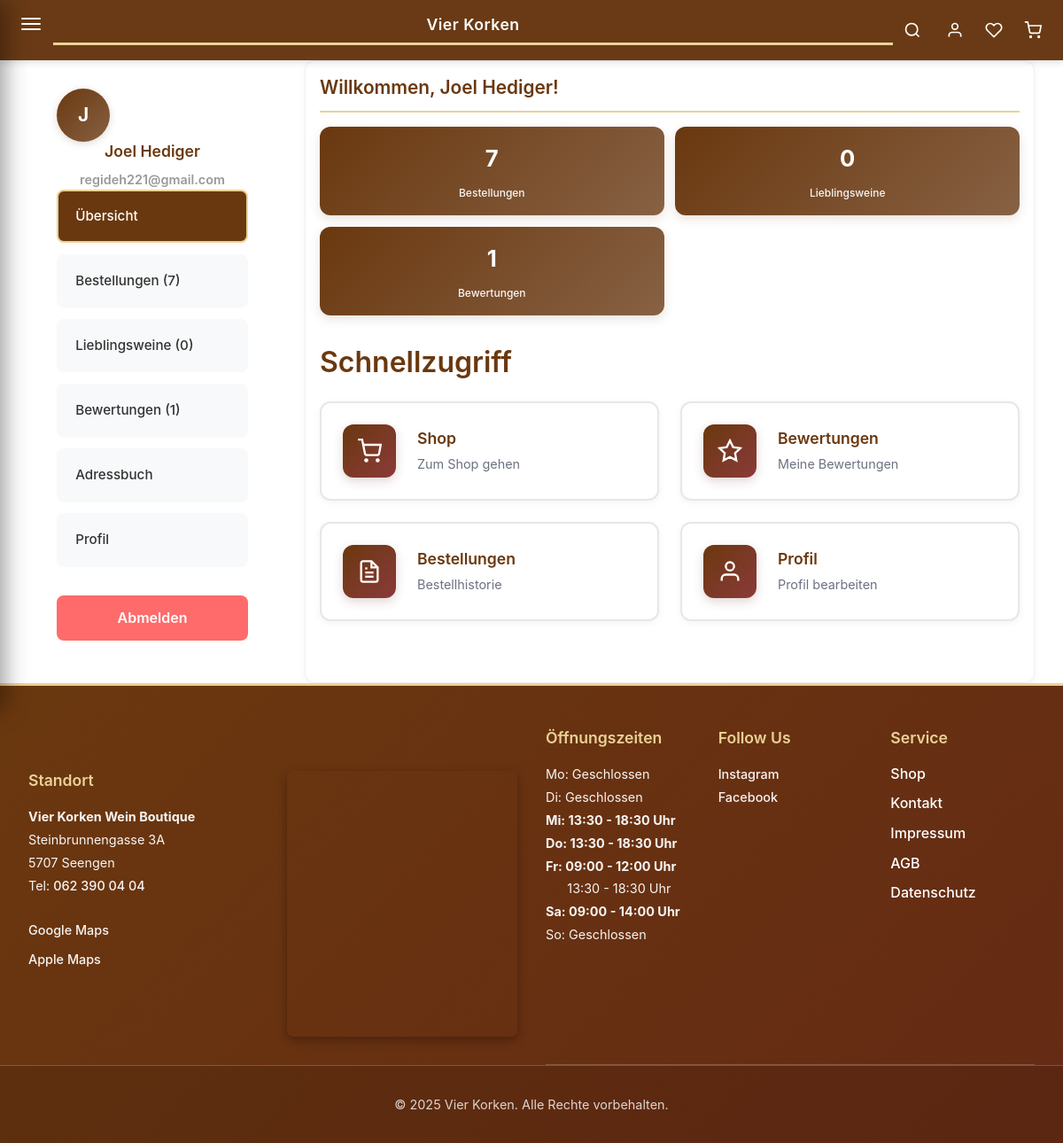
The page /?page=user-portal (signed in) on the database its author committed.
### tables this page shows
CREATE TABLE `theme_settings` (
  `id` int(11) NOT NULL,
  `setting_key` varchar(50) NOT NULL,
  `setting_value` text DEFAULT NULL,
  `setting_type` varchar(20) DEFAULT NULL,
  `label` varchar(100) DEFAULT NULL,
  `category` varchar(50) DEFAULT NULL,
  `created_at` timestamp NULL DEFAULT current_timestamp(),
  `updated_at` timestamp NULL DEFAULT current_timestamp() ON UPDATE current_timestamp()
);

CREATE TABLE `users` (
  `id` int(11) NOT NULL,
  `email` varchar(255) NOT NULL,
  `password` varchar(255) NOT NULL,
  `first_name` varchar(100) DEFAULT NULL,
  `last_name` varchar(100) DEFAULT NULL,
  `phone` varchar(20) DEFAULT NULL,
  `address` varchar(255) DEFAULT NULL,
  `city` varchar(100) DEFAULT NULL,
  `postal_code` varchar(10) DEFAULT NULL,
  `country` varchar(100) DEFAULT NULL,
  `created_at` timestamp NULL DEFAULT current_timestamp(),
  `updated_at` timestamp NULL DEFAULT current_timestamp() ON UPDATE current_timestamp()
);

### includes/functions.php (called while the page is built, shortened)
<?php
function safe_output($text) {
    return htmlspecialchars($text, ENT_QUOTES, 'UTF-8');
}
function get_theme_color($key, $default = '') {
    global $db;
    $stmt = $db->prepare("SELECT setting_value FROM theme_settings WHERE setting_key = ?");
    $stmt->bind_param("s", $key);
    $stmt->execute();
    $result = $stmt->get_result();
    if ($result && $row = $result->fetch_assoc()) {
        return $row['setting_value'];
    }
    return $default;
}
?>

### pages/user-portal.php (the view, shortened to what this page needs)
<?php
$user_id = $_SESSION['user_id'];
$tab = $_GET['tab'] ?? 'overview';
$user = $db->query("SELECT * FROM users WHERE id = $user_id")->fetch_assoc();
$favorites_count = $db->query("SELECT COUNT(*) as c FROM user_favorites WHERE user_id = $user_id")->fetch_assoc()['c'];
$orders_count = $db->query("SELECT COUNT(*) as c FROM orders WHERE user_id = $user_id")->fetch_assoc()['c'];
$ratings_count = $db->query("SELECT COUNT(*) as c FROM wine_ratings WHERE user_id = $user_id")->fetch_assoc()['c'];
?>
<link rel="stylesheet" href="assets/css/user-portal-extended.css?v=<?php echo time(); ?>">
<div class="user-portal-container">
    <aside class="portal-sidebar">
        <div class="portal-user-header">
            <div class="user-avatar"><?php echo strtoupper(substr($user['first_name'], 0, 1)); ?></div>
            <div>
                <h3><?php echo safe_output($user['first_name']); ?></h3>
                <p><?php echo safe_output($user['email']); ?></p>
            </div>
        </div>
        <nav class="portal-nav">
            <a href="?page=user-portal&tab=overview" class="<?php echo $tab === 'overview' ? 'active' : ''; ?>">Übersicht</a>
            <a href="?page=user-portal&tab=orders" class="<?php echo $tab === 'orders' ? 'active' : ''; ?>">Bestellungen (<?php echo $orders_count; ?>)</a>
            <a href="?page=user-portal&tab=favorites" class="<?php echo $tab === 'favorites' ? 'active' : ''; ?>">Lieblingsweine (<?php echo $favorites_count; ?>)</a>
            <a href="?page=user-portal&tab=ratings" class="<?php echo $tab === 'ratings' ? 'active' : ''; ?>">Bewertungen (<?php echo $ratings_count; ?>)</a>
            <a href="?page=user-portal&tab=addresses" class="<?php echo $tab === 'addresses' ? 'active' : ''; ?>">Adressbuch</a>
            <a href="?page=user-portal&tab=profile" class="<?php echo $tab === 'profile' ? 'active' : ''; ?>">Profil</a>
        </nav>
        <a href="?logout=1" class="btn-logout">Abmelden</a>
    </aside>
    <main class="portal-content">
        <?php if ($tab === 'overview'): ?>
            <h1>Willkommen, <?php echo safe_output($user['first_name']); ?>!</h1>
            <div class="stats-grid">
                <div class="stat-card">
                    <div class="stat-number"><?php echo $orders_count; ?></div>
                    <div class="stat-label">Bestellungen</div>
                </div>
                <div class="stat-card">
                    <div class="stat-number"><?php echo $favorites_count; ?></div>
                    <div class="stat-label">Lieblingsweine</div>
                </div>
                <div class="stat-card">
                    <div class="stat-number"><?php echo $ratings_count; ?></div>
                    <div class="stat-label">Bewertungen</div>
                </div>
            </div>
            <div class="quick-links-modern">
                <h2>Schnellzugriff</h2>
                <div class="quick-links-grid">
                    <a href="?page=shop" class="quick-link-card">
                        <div class="quick-link-icon">
                            <svg width="24" height="24" viewBox="0 0 24 24" fill="none" stroke="currentColor" stroke-width="2">
                                <circle cx="9" cy="21" r="1"></circle>
                                <circle cx="20" cy="21" r="1"></circle>
                                <path d="M1 1h4l2.68 13.39a2 2 0 0 0 2 1.61h9.72a2 2 0 0 0 2-1.61L23 6H6"></path>
                            </svg>
                        </div>
                        <div class="quick-link-text">
                            <h4>Shop</h4>
                            <p>Zum Shop gehen</p>
                        </div>
                    </a>
                    <a href="?page=user-portal&tab=ratings" class="quick-link-card">
                        <div class="quick-link-icon">
                            <svg width="24" height="24" viewBox="0 0 24 24" fill="none" stroke="currentColor" stroke-width="2">
                                <polygon points="12 2 15.09 8.26 22 9.27 17 14.14 18.18 21.02 12 17.77 5.82 21.02 7 14.14 2 9.27 8.91 8.26 12 2"></polygon>
                            </svg>
                        </div>
                        <div class="quick-link-text">
                            <h4>Bewertungen</h4>
                            <p>Meine Bewertungen</p>
                        </div>
                    </a>
                    <a href="?page=user-portal&tab=orders" class="quick-link-card">
                        <div class="quick-link-icon">
                        </div>
                        <div class="quick-link-text">
                            <h4>Bestellungen</h4>
                            <p>Bestellhistorie</p>
                        </div>
                    </a>
                    <a href="?page=user-portal&tab=profile" class="quick-link-card">
                        <div class="quick-link-icon">
                            <svg width="24" height="24" viewBox="0 0 24 24" fill="none" stroke="currentColor" stroke-width="2">
                                <path d="M20 21v-2a4 4 0 0 0-4-4H8a4 4 0 0 0-4 4v2"></path>
                                <circle cx="12" cy="7" r="4"></circle>
                            </svg>
                        </div>
                        <div class="quick-link-text">
                            <h4>Profil</h4>
                            <p>Profil bearbeiten</p>
                        </div>
                    </a>
                </div>
            </div>
        <?php elseif ($tab === 'orders'): ?>
            <h1>Meine Bestellungen</h1>
            <div id="orders-container" class="loading">Laden...</div>
        <?php elseif ($tab === 'favorites'): ?>
            <h1>Meine Lieblingsweine</h1>
            <div id="favorites-container" class="loading">Laden...</div>
        <?php elseif ($tab === 'ratings'): ?>
            <h1>Meine Bewertungen</h1>
            <div id="ratings-container" class="loading">Laden...</div>
        <?php elseif ($tab === 'addresses'): ?>
            <h1>Mein Adressbuch</h1>
            <button class="btn btn-primary" onclick="addAddressForm()" style="margin-bottom: 2rem;">+ Neue Adresse hinzufügen</button>
            <div id="addresses-container" class="loading">Laden...</div>
        <?php endif; ?>
    </main>
</div>

### includes/header.php (shortened to what this page needs)
<?php
$is_admin = $_SESSION['is_admin'] ?? false;
$is_logged_in = isset($_SESSION['user_id']) && !$is_admin;
$logo_text = get_theme_color('logo_text', 'Vier Korken');
?>
<header class="header-unified">
    <div class="header-top">
        <button class="hamburger" id="hamburger-btn" aria-label="Menü">
            <span></span>
            <span></span>
            <span></span>
        </button>
        <a href="?page=home" class="logo-link">
            <h1><?php echo safe_output($logo_text); ?></h1>
        </a>
        <div class="header-icons">
            <button class="icon-btn search-toggle" id="search-toggle" aria-label="Suche">
                <svg width="20" height="20" viewBox="0 0 24 24" fill="none" stroke="currentColor" stroke-width="2">
                    <circle cx="11" cy="11" r="8"></circle>
                    <path d="m21 21-4.35-4.35"></path>
                </svg>
            </button>
            <?php if (!$is_admin && !$is_logged_in): ?>
                <a href="?modal=login" class="icon-btn" aria-label="Anmelden">
                    <svg width="20" height="20" viewBox="0 0 24 24" fill="none" stroke="currentColor" stroke-width="2">
                        <path d="M15 3h4a2 2 0 0 1 2 2v14a2 2 0 0 1-2 2h-4"></path>
                        <polyline points="10 17 15 12 10 7"></polyline>
                        <line x1="15" y1="12" x2="3" y2="12"></line>
                    </svg>
                </a>
            <?php else: ?>
                <a href="?page=user-portal" class="icon-btn" aria-label="Mein Account">
                    <svg width="20" height="20" viewBox="0 0 24 24" fill="none" stroke="currentColor" stroke-width="2">
                        <path d="M20 21v-2a4 4 0 0 0-4-4H8a4 4 0 0 0-4 4v2"></path>
                        <circle cx="12" cy="7" r="4"></circle>
                    </svg>
                </a>
            <?php endif; ?>
            <a href="?page=wishlist" class="icon-btn wishlist-icon" aria-label="Merkliste">
                <svg width="20" height="20" viewBox="0 0 24 24" fill="none" stroke="currentColor" stroke-width="2">
                    <path d="M20.84 4.61a5.5 5.5 0 0 0-7.78 0L12 5.67l-1.06-1.06a5.5 5.5 0 0 0-7.78 7.78l1.06 1.06L12 21.23l7.78-7.78 1.06-1.06a5.5 5.5 0 0 0 0-7.78z"></path>
                </svg>
            </a>
            <a href="?page=cart" class="icon-btn cart-icon" aria-label="Warenkorb">
                <svg width="20" height="20" viewBox="0 0 24 24" fill="none" stroke="currentColor" stroke-width="2">
                    <circle cx="9" cy="21" r="1"></circle>
                    <circle cx="20" cy="21" r="1"></circle>
                    <path d="M1 1h4l2.68 13.39a2 2 0 0 0 2 1.61h9.72a2 2 0 0 0 2-1.61L23 6H6"></path>
                </svg>
            </a>
        </div>
    </div>
</header>

### rows shown on the page
theme_settings: setting_value "Vier Korken"
users: first_name "J", first_name "Joel Hediger", email "regideh221@gmail.com"

### other values the page prints
$orders_count "7"
$favorites_count "0"
$ratings_count "1"
